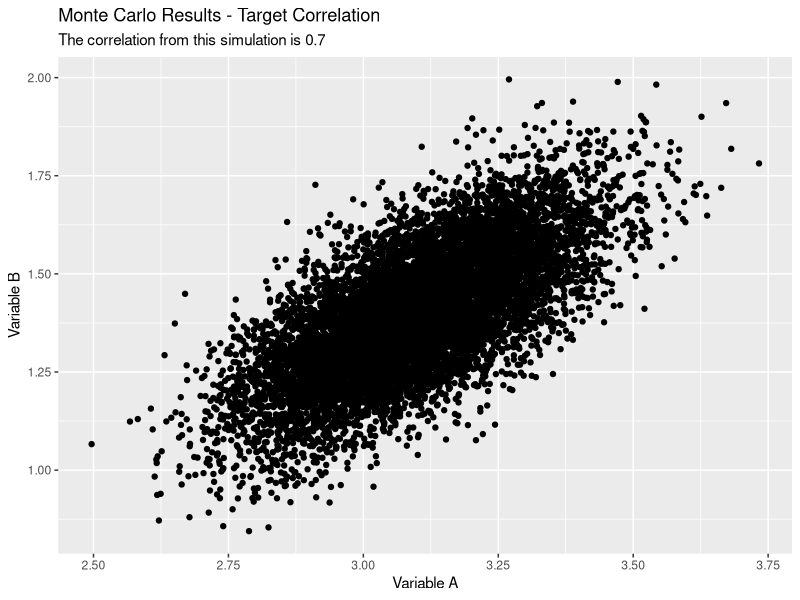
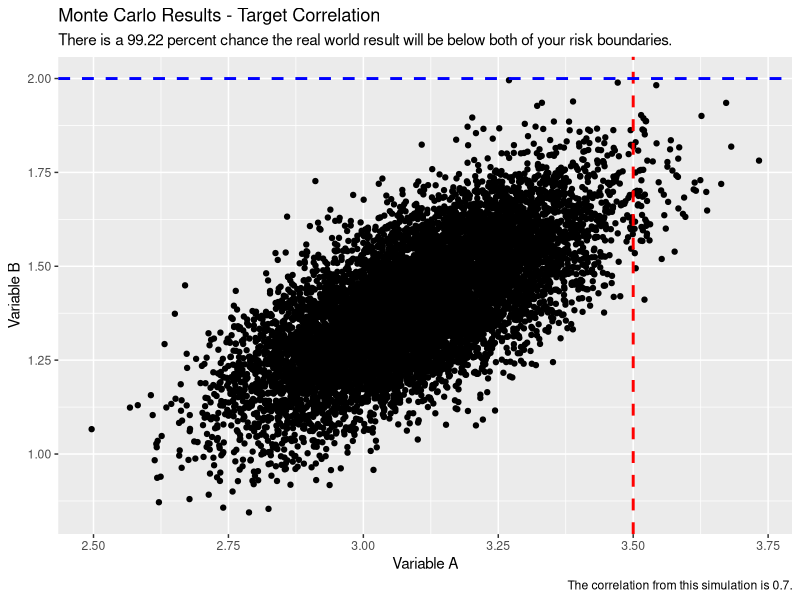

R code for these plots, in order:
## ---- chunk 1
target <- 0.7
variable1.mean <- 3.10
variable1.sd <- 0.50
variable2.mean <- 1.40
variable2.sd <- 0.16
## ---- chunk 2
trials <- 10000
## ---- chunk 3
MCTable <- as.data.frame(matrix(0, ncol = 5, nrow = trials))
names(MCTable) <- c("controlA", "controlB", "targetA", "variableA.result", "variableB.result")
i <- 1
while (i <= trials) {
  MCTable[i,1] <- qnorm(runif(1), mean = 0, sd = 1)
  MCTable[i,2] <- qnorm(runif(1), mean = 0, sd = 1)
  MCTable[i,3] <- MCTable[i,1] * target + (1 - target ^ 2) ^ 0.5 * MCTable[i,2]
  i <- i + 1
}
MCTable$variableA.result <- variable1.mean + variable2.sd * MCTable$controlA
MCTable$variableB.result <- variable2.mean + variable2.sd * MCTable$targetA
## ---- chunk 4
library(ggplot2)
MCChart <- ggplot(data = MCTable,
                      aes(x = MCTable$variableA.result, y = MCTable$variableB.result)) + 
  geom_point() +
  labs(title = "Monte Carlo Results - Target Correlation",
       subtitle = paste("The correlation from this simulation is", round(cor(MCTable$variableA.result, y = MCTable$variableB.result), digits = 2)), ## The formula used to find correlation here is wrong.
       x = "Variable A",
       y = "Variable B")
MCChart
## ---- chunk 5
riskBoundary.A <- 3.50
riskBoundary.B <- 2.0
## ---- chunk 6
belowBoundary.A <- subset(MCTable, MCTable$variableA.result < riskBoundary.A)
riskProbability.A <- round((nrow(belowBoundary.A) / trials) * 100, digits = 2)
belowBoundary.B <- subset(MCTable, MCTable$variableB.result < riskBoundary.B)
riskProbability.B <- round((nrow(belowBoundary.B) / trials) * 100, digits = 2)
riskGraph <- MCChart +
  geom_vline(aes(xintercept = riskBoundary.A),
             color = "red", 
             linetype = "dashed", 
             size = 1) +
  geom_hline(aes(yintercept = riskBoundary.B),
             color = "blue", 
             linetype = "dashed", 
             size = 1) +
  labs(subtitle = paste("There is a", round(((riskProbability.A/100) * (riskProbability.B/100)) * 100, digits = 2), "percent chance the real world result will be below both of your risk boundaries."),
       caption = paste0("The correlation from this simulation is ", round(cor(MCTable$variableA.result, y = MCTable$variableB.result), digits = 2), "."))
riskGraph
